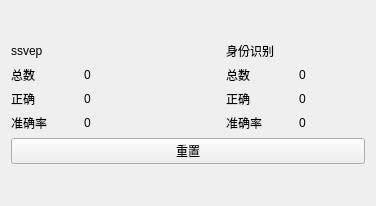
<?xml version="1.0" encoding="UTF-8"?>
<ui version="4.0">
 <class>CalculateTest</class>
 <widget class="QWidget" name="CalculateTest">
  <property name="geometry">
   <rect>
    <x>0</x>
    <y>0</y>
    <width>376</width>
    <height>206</height>
   </rect>
  </property>
  <property name="windowTitle">
   <string>Form</string>
  </property>
  <layout class="QVBoxLayout" name="verticalLayout_3">
   <item>
    <spacer name="verticalSpacer">
     <property name="orientation">
      <enum>Qt::Vertical</enum>
     </property>
     <property name="sizeHint" stdset="0">
      <size>
       <width>20</width>
       <height>24</height>
      </size>
     </property>
    </spacer>
   </item>
   <item>
    <layout class="QHBoxLayout" name="horizontalLayout_7">
     <item>
      <layout class="QVBoxLayout" name="verticalLayout">
       <item>
        <widget class="QLabel" name="label_13">
         <property name="text">
          <string>ssvep</string>
         </property>
        </widget>
       </item>
       <item>
        <layout class="QHBoxLayout" name="horizontalLayout_3">
         <item>
          <widget class="QLabel" name="label">
           <property name="text">
            <string>总数</string>
           </property>
          </widget>
         </item>
         <item>
          <widget class="QLabel" name="ssvep_num">
           <property name="text">
            <string>0</string>
           </property>
          </widget>
         </item>
        </layout>
       </item>
       <item>
        <layout class="QHBoxLayout" name="horizontalLayout_2">
         <item>
          <widget class="QLabel" name="label_2">
           <property name="text">
            <string>正确</string>
           </property>
          </widget>
         </item>
         <item>
          <widget class="QLabel" name="ssvep_correct">
           <property name="text">
            <string>0</string>
           </property>
          </widget>
         </item>
        </layout>
       </item>
       <item>
        <layout class="QHBoxLayout" name="horizontalLayout">
         <item>
          <widget class="QLabel" name="label_3">
           <property name="text">
            <string>准确率</string>
           </property>
          </widget>
         </item>
         <item>
          <widget class="QLabel" name="ssvep_acc">
           <property name="text">
            <string>0</string>
           </property>
          </widget>
         </item>
        </layout>
       </item>
      </layout>
     </item>
     <item>
      <spacer name="horizontalSpacer">
       <property name="orientation">
        <enum>Qt::Horizontal</enum>
       </property>
       <property name="sizeType">
        <enum>QSizePolicy::Fixed</enum>
       </property>
       <property name="sizeHint" stdset="0">
        <size>
         <width>70</width>
         <height>20</height>
        </size>
       </property>
      </spacer>
     </item>
     <item>
      <layout class="QVBoxLayout" name="verticalLayout_2">
       <item>
        <widget class="QLabel" name="label_14">
         <property name="text">
          <string>身份识别</string>
         </property>
        </widget>
       </item>
       <item>
        <layout class="QHBoxLayout" name="horizontalLayout_4">
         <item>
          <widget class="QLabel" name="label_7">
           <property name="text">
            <string>总数</string>
           </property>
          </widget>
         </item>
         <item>
          <widget class="QLabel" name="recognition_num">
           <property name="text">
            <string>0</string>
           </property>
          </widget>
         </item>
        </layout>
       </item>
       <item>
        <layout class="QHBoxLayout" name="horizontalLayout_5">
         <item>
          <widget class="QLabel" name="label_8">
           <property name="text">
            <string>正确</string>
           </property>
          </widget>
         </item>
         <item>
          <widget class="QLabel" name="recognition_correct">
           <property name="text">
            <string>0</string>
           </property>
          </widget>
         </item>
        </layout>
       </item>
       <item>
        <layout class="QHBoxLayout" name="horizontalLayout_6">
         <item>
          <widget class="QLabel" name="label_9">
           <property name="text">
            <string>准确率</string>
           </property>
          </widget>
         </item>
         <item>
          <widget class="QLabel" name="recognition_acc">
           <property name="text">
            <string>0</string>
           </property>
          </widget>
         </item>
        </layout>
       </item>
      </layout>
     </item>
    </layout>
   </item>
   <item>
    <widget class="QPushButton" name="reset">
     <property name="text">
      <string>重置</string>
     </property>
    </widget>
   </item>
   <item>
    <spacer name="verticalSpacer_2">
     <property name="orientation">
      <enum>Qt::Vertical</enum>
     </property>
     <property name="sizeHint" stdset="0">
      <size>
       <width>20</width>
       <height>24</height>
      </size>
     </property>
    </spacer>
   </item>
  </layout>
 </widget>
 <resources/>
 <connections/>
</ui>
